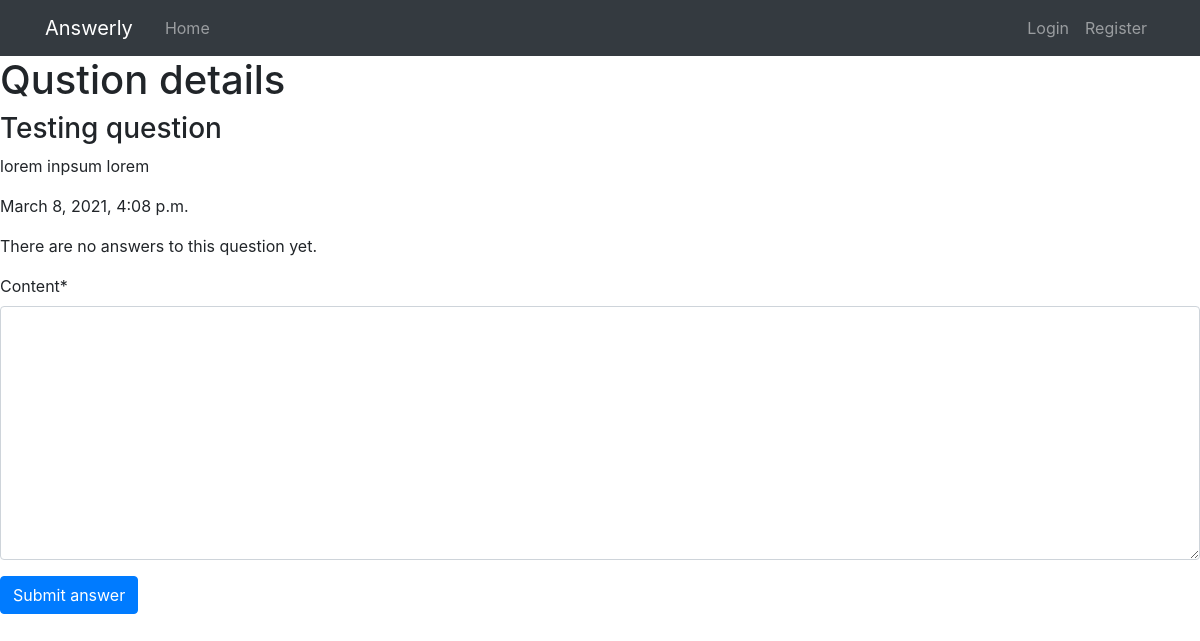
Page /questions/16/ on the earlier database version.
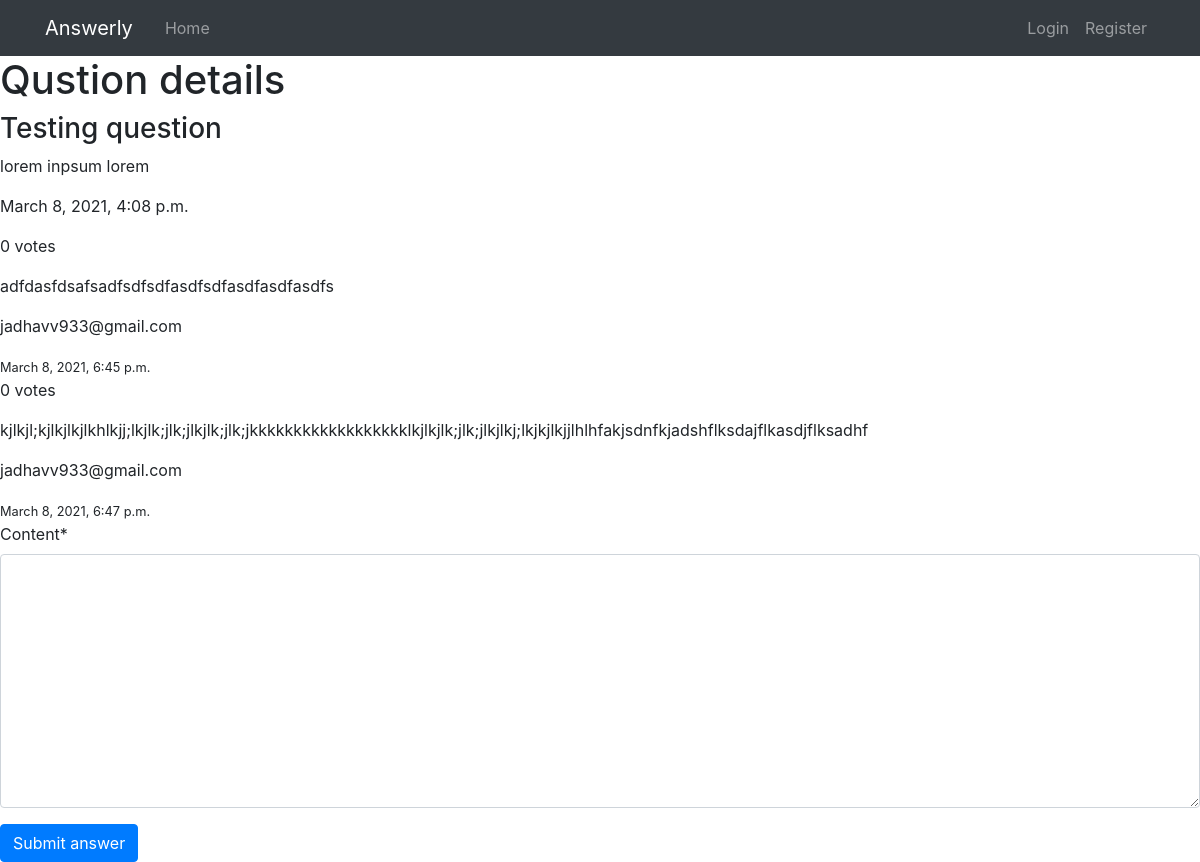
Same page on the later database version.
### main/models.py (models this page shows, shortened)
class Answer(models.Model):
    content = models.TextField(blank=False)
    question = models.ForeignKey(to=Question, on_delete=models.CASCADE)
    answered_by = models.ForeignKey(
        to=get_user_model(), on_delete=models.CASCADE)
    created_at = models.DateTimeField(default=timezone.now, blank=True)
    votes = models.IntegerField(default=0)

### users/models.py (models this page shows)
class User(AbstractUser):
    username = None
    email = models.EmailField('email address', unique=True)
    first_name = models.CharField(max_length=50, blank=False)
    last_name = models.CharField(max_length=50, blank=False)
    PRN = models.CharField('Permanent Registration Number',
                           max_length=10, unique=True, blank=False)
    year = models.IntegerField('year studying ex: 1 - first year',
                               choices=[(1, 1), (2, 2), (3, 3), (4, 4)], blank=False, default=1)
    branch = models.CharField("branch currently studying", max_length=50, blank=False, choices=[
                              ("COMP", "COMP"), ("E&TC", "E&TC"), ("MECH", "MECH")], default="COMP")
    division = models.CharField("division currently studying", max_length=50, blank=False, choices=[
                                ("A", "A"), ("B", "B"), ("SS", "SS")])
    date_joined = models.DateTimeField(
        "date user created account", default=timezone.now)
    USERNAME_FIELD = 'email'
    REQUIRED_FIELDS = ['first_name', 'last_name',
                       'PRN', 'year', 'branch', 'division']
    objects = CustomUserManager()
    def __str__(self) -> str:
        return self.email

### main/views.py (the view)
def question_details(request, question_id):
    try:
        question = Question.objects.get(pk=question_id)
        answers = question.answer_set.all()
    except Question.DoesNotExist:
        raise Http404('question does not exists.')
    form = AnswerCreationForm()
    return render(request, 'main/question_details.html', {'question': question, 'answers': answers, 'form': form})

### main/forms.py
class AnswerCreationForm(ModelForm):
    class Meta:
        model = Answer
        exclude = ('question', 'answered_by', 'created_at', 'votes')

### main/templates/main/question_details.html (shortened to what this page needs)
{% extends 'main/base.html' %}
{% load crispy_forms_tags %}
{% block content %}
<h1>Qustion details</h1>
<div>
  <h3>{{ question.title }}</h3>
  <p>{{ question.content }}</p>
  <p>{{ question.created_at }}</p>
</div>
{% if not answers %}
<p>There are no answers to this question yet. </p>
{% else %}
{% for answer in answers %}
<p> {{ answer.votes}} votes</p>
<p> {{ answer.content }}</p>
<p> {{ answer.answered_by }} </p>
<small> {{answer.created_at }} </small>
{% endfor %}
{% endif%}
<form action="{% url 'main:create_answer' question.id %}" method="POST">
  {{ form | crispy }}
  <button class="btn btn-primary" type="submit">Submit answer</button>
</form>
{% endblock content %}

Differences in the rows shown:
added Answer: votes "0", content "adfdasfdsafsadfsdfsdfasdfsdfasdfasdfasdfs", answered_by "jadhavv933@gmail.com", created_at "March 8, 2021, 6:45 p.m."
added Answer: votes "0", content "kjlkjl;kjlkjlkjlkhlkjj;lkjlk;jlk;jlkjlk;jlk;jkkkkkkkkkkkkkkkkkklkjlkjlk;jlk;jlkjlkj;lkjkjlkjjlhlhfakjsdnfkjadshflksdajflkasdjflksadhf", answered_by "jadhavv933@gmail.com", created_at "March 8, 2021, 6:47 p.m."
Other differences:
text no longer shown: "There are no answers to this question yet."
